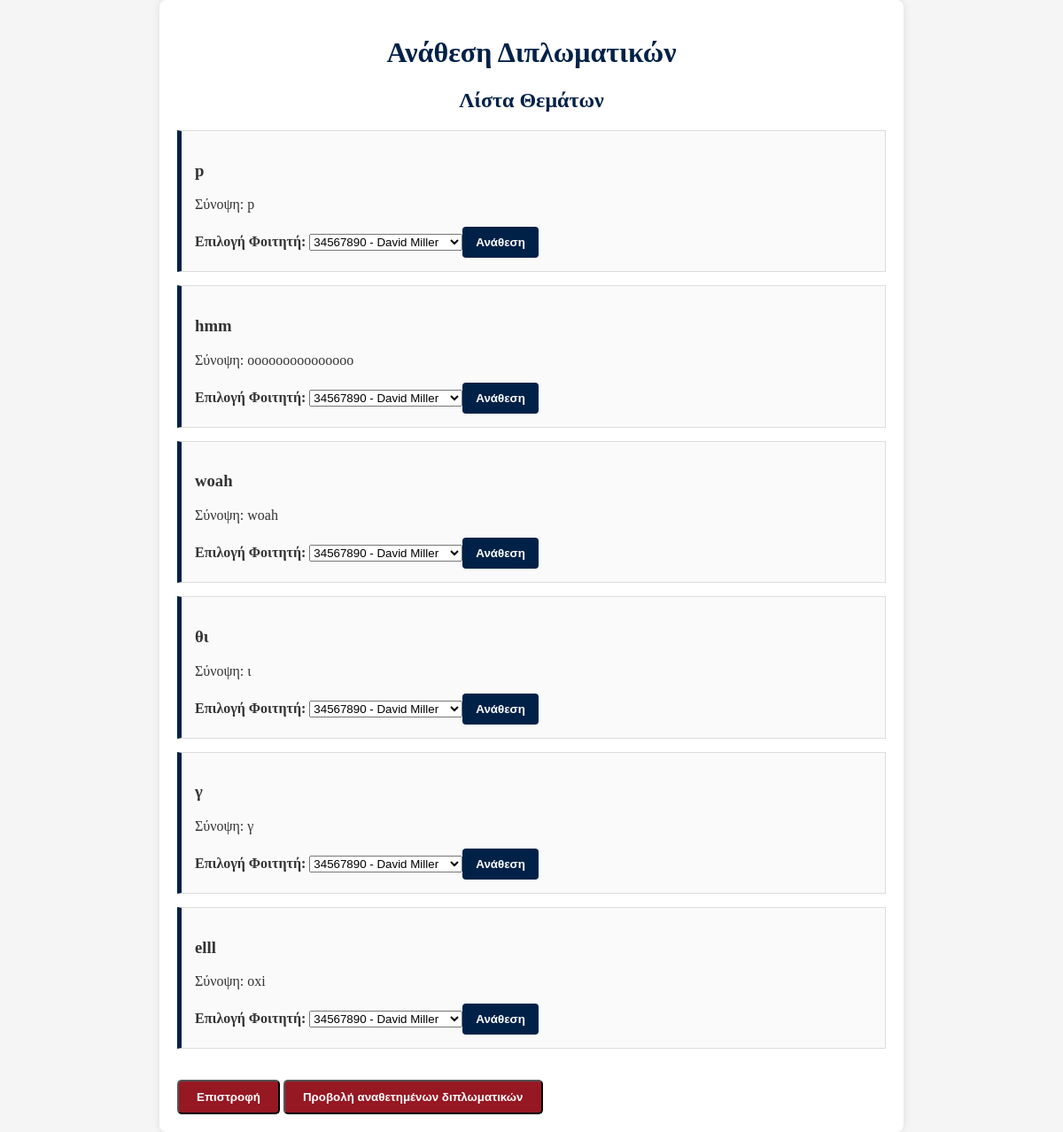
Screenshot of /delegation.php (signed in) with the database file from the repository.
### tables this page shows
CREATE TABLE `thesis` (
  `thesisID` int(11) NOT NULL,
  `title` varchar(255) NOT NULL,
  `description` text NOT NULL,
  `status` enum('under assignment','active','under review','finalized','withdrawn') NOT NULL,
  `supervisorID` int(11) NOT NULL,
  `member1ID` int(11) DEFAULT NULL,
  `member2ID` int(11) DEFAULT NULL,
  `studentID` int(11) DEFAULT NULL,
  `finalGrade` decimal(2,1) DEFAULT NULL,
  `postedDate` date NOT NULL,
  `assignmentDate` date DEFAULT NULL,
  `completionDate` date DEFAULT NULL,
  `examinationDate` datetime DEFAULT NULL,
  `withdrawalDate` date DEFAULT NULL,
  `pdf` varchar(50) DEFAULT NULL,
  `withdrawn_comment` enum('from professor','from secretary') DEFAULT NULL,
  `general_assembly` varchar(20) DEFAULT NULL,
  `member1Grade` double(2,1) DEFAULT NULL,
  `member2Grade` double(2,1) DEFAULT NULL,
  `nemertes` varchar(50) DEFAULT NULL
);

### delegation.php (the view, shortened to what this page needs)
<?php
include 'access.php';
?>
<!DOCTYPE html>
<html lang="el">
<head>
    <link rel="stylesheet" href="dipl.css">
</head>
<body>
<div class="container">
    <h1>Ανάθεση Διπλωματικών</h1>
    <div class="topic-list">
        <h2>Λίστα Θεμάτων</h2>
        <?php
        $query = "SELECT thesisID, title, description FROM thesis WHERE supervisorID = ? AND status = 'under assignment' AND studentID IS NULL";
        $stmt = $con->prepare($query);
        $stmt->bind_param('i', $_SESSION['user_id']);
        $stmt->execute();
        $result = $stmt->get_result();
        if ($result->num_rows > 0) {
            while ($row = $result->fetch_assoc()) {
                echo '<div class="topic">';
                echo '<h3>' . htmlspecialchars($row['title']) . '</h3>';
                echo '<p>Σύνοψη: ' . htmlspecialchars($row['description']) . '</p>';
                $studentsQuery = "SELECT Student_ID, AM, name, surname FROM students WHERE Has_Thesis = 0";
                $studentsResult = $con->query($studentsQuery);
                echo '<form method="POST" action="">';
                echo '<label for="studentID">Επιλογή Φοιτητή: </label>';
                echo '<select name="studentID" required>';
                while ($student = $studentsResult->fetch_assoc()) {
                    echo '<option value="' . $student['Student_ID'] . '">' . htmlspecialchars($student['AM'] . ' - ' . $student['name'] . ' ' . $student['surname']) . '</option>';
                }
                echo '</select>';
                echo '<button type="submit">Ανάθεση</button>';
                echo '</form>';
                echo '</div>';
            }
        } else {
            echo '<p>Δεν υπάρχουν διαθέσιμα θέματα.</p>';
        }
        ?>
    </div>
    <button class="add-topic-button" onclick="window.location.href = 'professor.php';">Επιστροφή</button>
    <button class="add-topic-button" onclick="window.location.href = 'show_assign.php';">Προβολή αναθετημένων διπλωματικών</button>
</div>
</body>
</html>

### dipl.css (style rules this page uses)
body { font-family: "Georgia", serif; background-color: #f5f5f5; color: #333; margin: 0; padding: 0; }
.container { max-width: 800px; margin: auto; padding: 20px; background-color: #ffffff; box-shadow: 0 0 10px rgba(0, 0, 0, 0.1); border-radius: 8px; }
h1, h2 { color: #002147; text-align: center; }
.topic-list { margin-bottom: 20px; }
.topic { border: 1px solid #ddd; padding: 15px; margin-bottom: 15px; background-color: #fafafa; border-left: 5px solid #002147; }
.add-topic-button { display: inline-block; padding: 10px 20px; background-color: #961823; color: white; text-decoration: none; border-radius: 5px; font-weight: bold; margin-top: 15px; cursor: pointer; text-align: center; transition: background-color 0.3s; }
form label { font-weight: bold; color: #333; }
button[type="submit"], button[type="button"] { padding: 10px 15px; font-weight: bold; border-radius: 4px; border: none; cursor: pointer; transition: background-color 0.3s; }
button[type="submit"] { background-color: #002147; color: white; }

### rows the page displays
thesis: title "p", description "p"
thesis: title "hmm", description "ooooooooooooooo"
thesis: title "woah", description "woah"
thesis: title "θι", description "ι"
thesis: title "γ", description "γ"
thesis: title "elll", description "oxi"

### other values shown
form field studentID "34567890 - David Miller"
